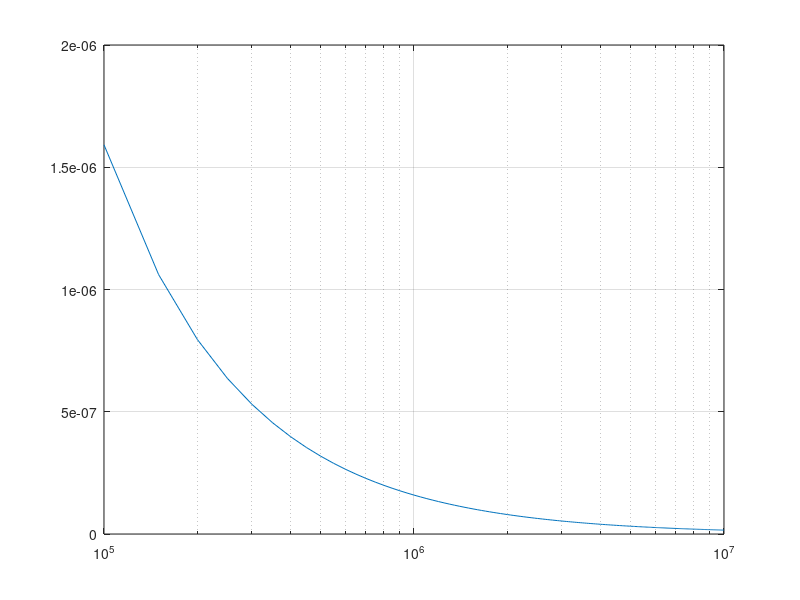

Write the MATLAB code that produced this figure.
%Calcula impedancias
clc
R=input('Ingresa la resistencia del circuito: ')
L=input('Ingresa la inductancia del circuito: ')
C=input('Ingresa la capacitancia del circuito: ')
vs=input('Ingresa el voltaje del circuito: ')

clc
C=C*1e-9;
f=1e5:5e4:1e7; %100khz a 10Mhz
i0=vs./(R+j*2*pi*f*L-j./(2*pi*f*C));
semilogx(f,abs(i0));grid